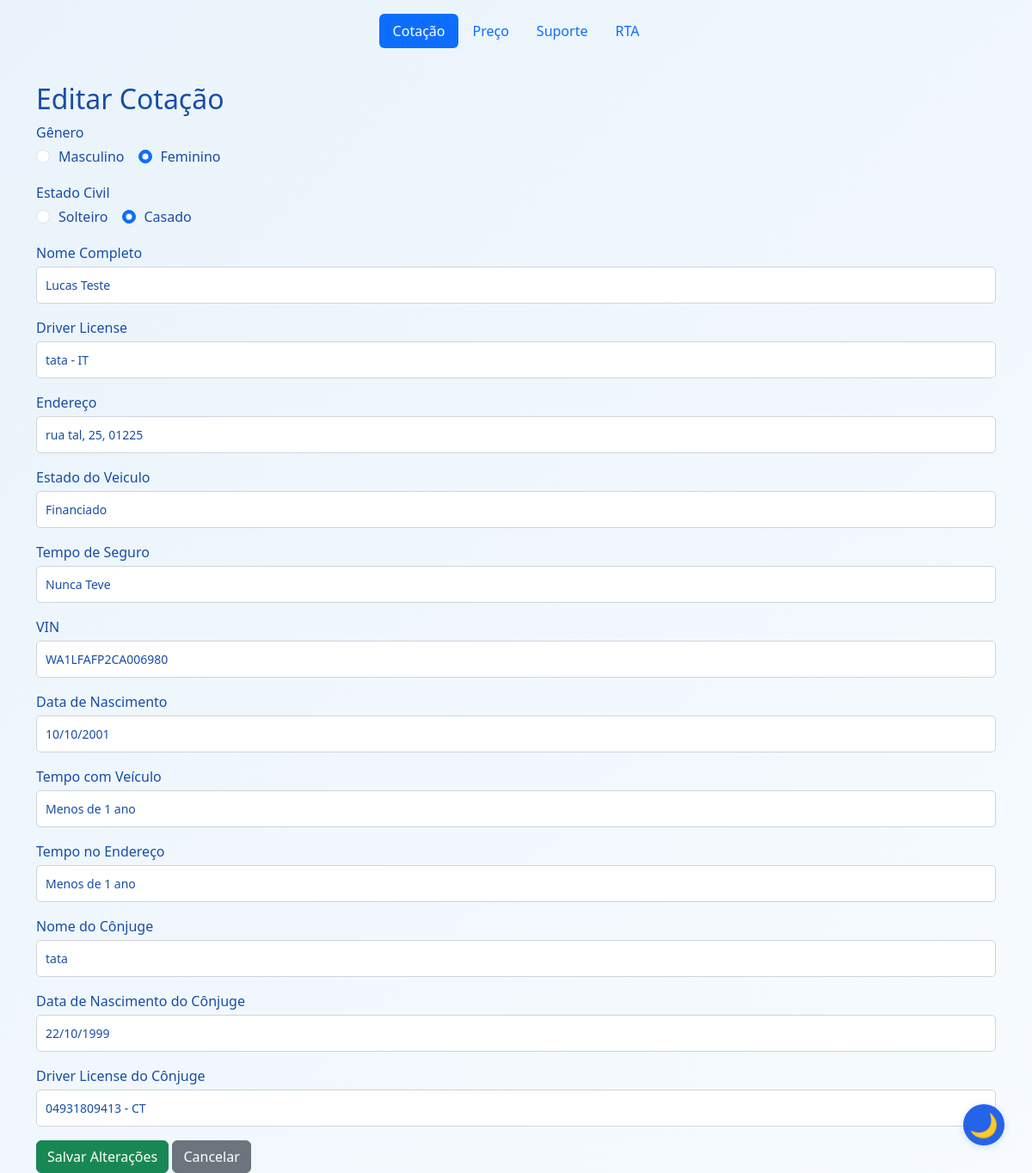
Before: /editarCotacao/1 with the older database file.
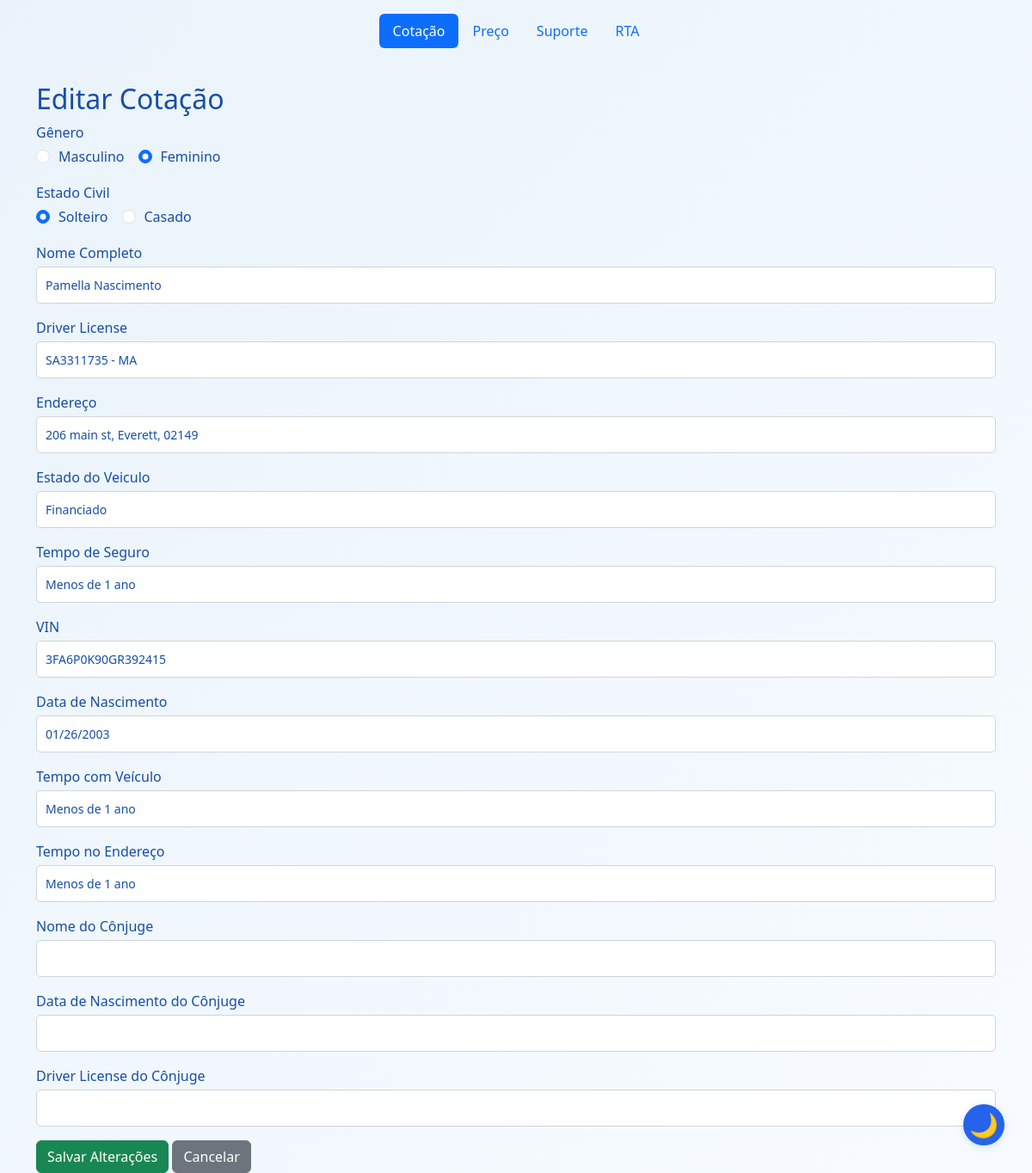
After: the same page with the newer database file.
### app/models/cotacao_db.py (models this page shows)
class Cotacao(db.Model):
    __tablename__ = 'cotacao'
    id = db.Column(db.Integer, primary_key=True)
    genero = db.Column(db.String(50), nullable=False)
    nome = db.Column(db.String(100), nullable=False)
    documento = db.Column(db.String(50), nullable=False)
    endereco = db.Column(db.String(200), nullable=False)
    financiado = db.Column(db.String(50), nullable=False)
    tempo_de_seguro = db.Column(db.String(50), nullable=False)
    vin = db.Column(db.String(50), nullable=False)
    data_nascimento = db.Column(db.String(50), nullable=False)
    tempo_com_veiculo = db.Column(db.String(50), nullable=False)
    tempo_no_endereco = db.Column(db.String(50), nullable=False)
    trello_card_id = db.Column(db.String(100))
    estado_civil = db.Column(db.String(20), nullable=False, default='Solteiro')
    nome_conjuge = db.Column(db.String(100))
    data_nascimento_conjuge = db.Column(db.String(50))
    documento_conjuge = db.Column(db.String(50))

### app/routes/editar_routes.py (the view)
@editar_bp.route('/editarCotacao/<int:cotacao_id>', methods=['GET', 'POST'])
def editarCotacao(cotacao_id):
    cotacao = Cotacao.query.get_or_404(cotacao_id)
    form = CotacaoForm(obj=cotacao)
    if form.validate_on_submit():
        form.populate_obj(cotacao)
        db.session.commit()
        flash('Cotação atualizada com sucesso!', 'success')
        return redirect(url_for('cotacao.cotacao'))
    return render_template('editar.html', form=form, cotacao=cotacao)

### app/templates/editar.html (shortened to what this page needs)
{% extends "base.html" %}
{% block content %}
<div class="container mt-4">
    <h2>Editar Cotação</h2>
    <form method="POST">
            {% for field in form if field.name != 'colocar_trello' and field.type != 'CSRFTokenField' and field.type != 'HiddenField' and field.name != 'submit' %}
                <div class="mb-3">
                    {{ field.label(class="form-label") }}
                    {% if field.type == 'RadioField' %}
                        <div class="d-flex">
                            {% for subfield in field %}
                                <div class="form-check form-check-inline">
                                    {{ subfield(class="form-check-input") }}
                                    <label class="form-check-label" for="{{ subfield.id }}">{{ subfield.label.text }}</label>
                                </div>
                            {% endfor %}
                        </div>
                    {% else %}
                        {{ field(class="form-control") }}
                    {% endif %}
                </div>
            {% endfor %}
        <button type="submit" class="btn btn-success">Salvar Alterações</button>
        <a href="{{ url_for('cotacao.cotacao') }}" class="btn btn-secondary">Cancelar</a>
    </form>
</div>
{% endblock %}

Changed rows visible on the page:
changed Cotacao "Financiado": nome "Lucas Teste" → "Pamella Nascimento"; documento "tata - IT" → "SA3311735 - MA"; endereco "rua tal, 25, 01225" → "206 main st, Everett, 02149"; tempo_de_seguro "Nunca Teve" → "Menos de 1 ano"; vin "WA1LFAFP2CA006980" → "3FA6P0K90GR392415"; data_nascimento "10/10/2001" → "01/26/2003"; nome_conjuge "tata" → (not shown); data_nascimento_conjuge "22/10/1999" → (not shown); documento_conjuge "04931809413 - CT" → (not shown)
Other visible differences:
form field estado_civil: "☐ Solteiro" → "☑ Solteiro"
form field estado_civil: "☑ Casado" → "☐ Casado"
